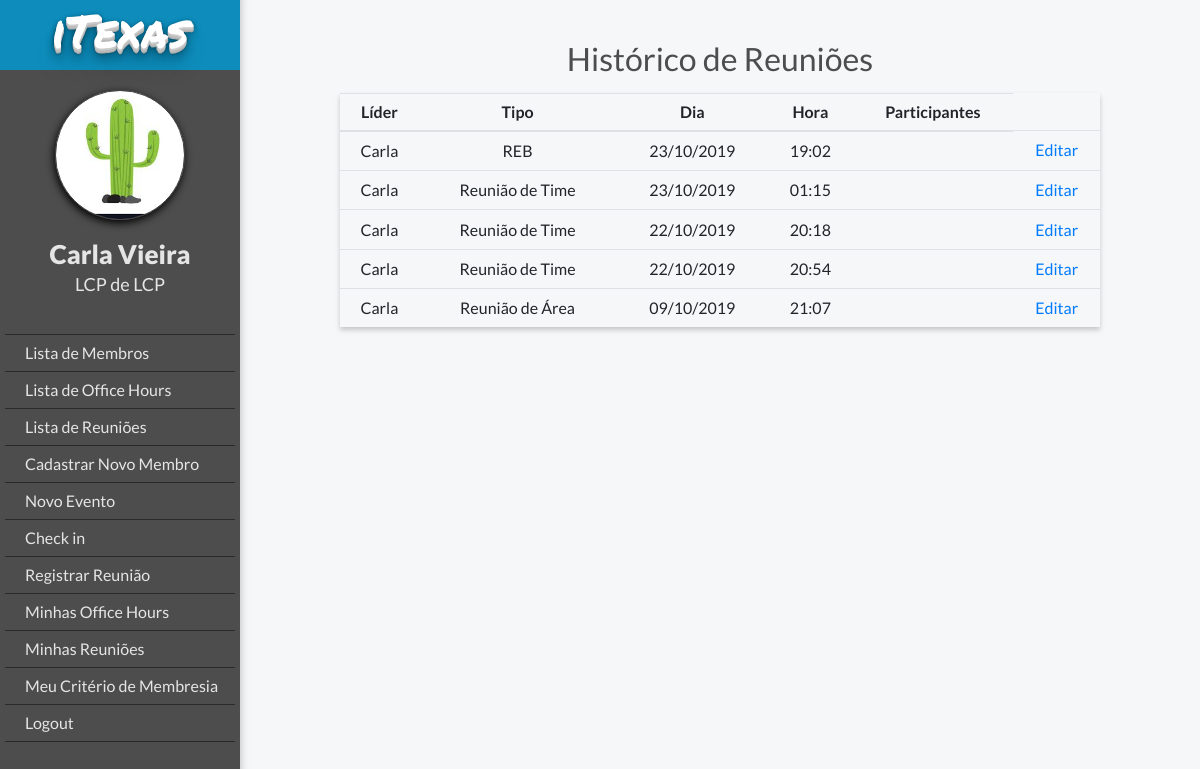
Before: /meetings/my_meetings/ (signed in) with the older database file.
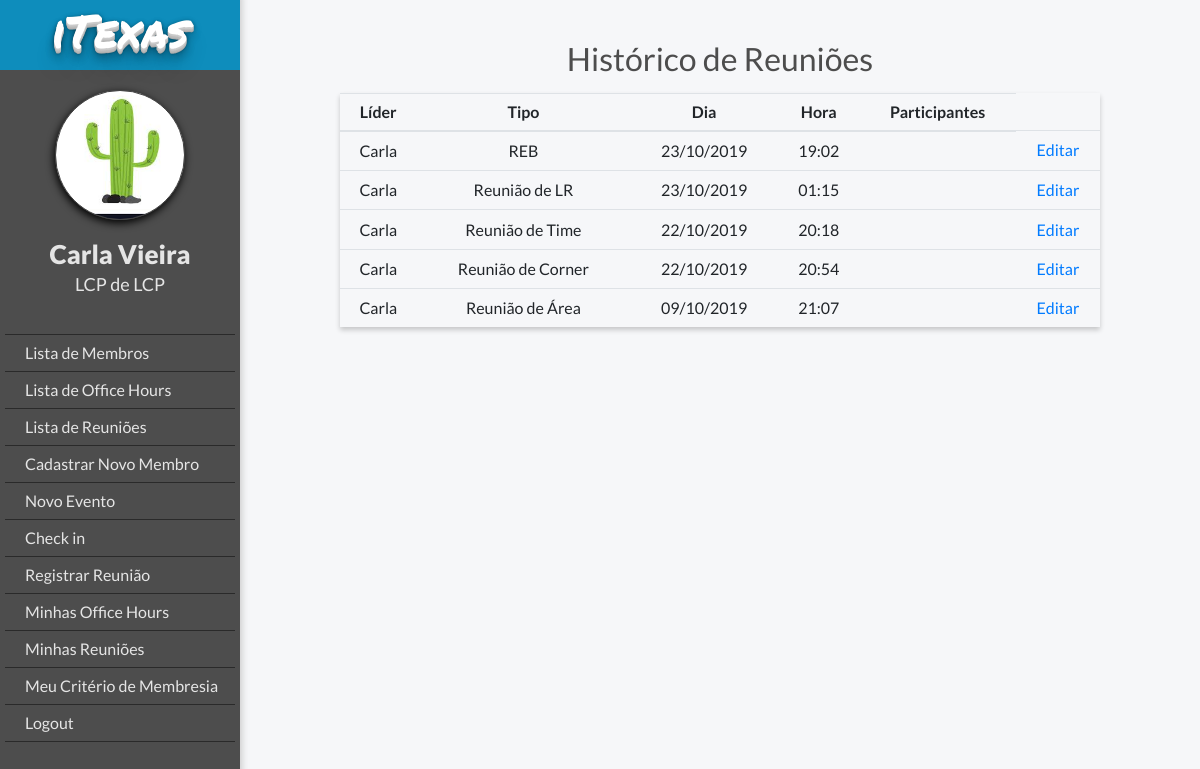
After: the same page with the newer database file.
### meetings/models.py (models this page shows, shortened)
class Meeting(models.Model):
    MEETINGS = (('REB', 'REB'), ('RA', 'Reunião de Área'), ('RT', 'Reunião de Time'), ('LR', 'Reunião de LR'),
                ('CN', 'Reunião de Corner'))
    type = models.CharField(max_length=3, choices=MEETINGS, blank=True, null=True, verbose_name='Tipo da Reunião')
    leader = models.ForeignKey(MyUser, verbose_name='Líder', on_delete=models.CASCADE)
    date = models.DateField(verbose_name='Dia', default=date.today)
    time = models.TimeField(verbose_name='Hora', default=timezone.now)

### members/models.py (models this page shows, shortened)
class MyUser(AbstractBaseUser):
    POST = (('1,', 'LCP'), ('2', 'LCVP'), ('3', 'TLB'), ('4', 'Membro'))
    DEPARTMENT = (
    ('1', 'LCP'), ('2', 'PM'), ('3', 'F&L'), ('4', 'B2C'), ('5', 'B2B'), ('6', 'OGE'), ('7', 'OGT'), ('8', 'OGV'),
    ('9', 'IGE'), ('10', 'IGT'),)
    email = models.EmailField(verbose_name='E-mail', max_length=255, unique=True)
    podio_code = models.CharField(max_length=10, verbose_name='ID do Podio', unique=True)
    first_name = models.CharField(max_length=20, verbose_name='Nome')
    last_name = models.CharField(max_length=20, verbose_name='Sobrenome')
    post = models.CharField(max_length=2, choices=POST, blank=True, null=True, verbose_name='Cargo')
    department = models.CharField(max_length=2, choices=DEPARTMENT, blank=True, null=True, verbose_name='Área')
    leader = models.ForeignKey("MyUser", blank=True, null=True, on_delete=models.SET_NULL, verbose_name='Líder')
    is_working = models.BooleanField(default=False)
    is_active = models.BooleanField(default=True, verbose_name='Está ativo')
    is_admin = models.BooleanField(default=False, verbose_name='É administrador')
    objects = MyUserManager()
    USERNAME_FIELD = 'podio_code'
    REQUIRED_FIELDS = ['email', 'first_name']

### meetings/views.py (the view)
# urls.py: path('my_meetings/', views.my_meetings, name='my_meetings'),
def my_meetings(request):
    meetings = Meeting.objects.filter(leader=request.user).order_by('-date')
    return render(request, 'meeting/my_meetings.html', {'meetings': meetings, 'request_user': request.user})

### templates/meeting/my_meetings.html
{% extends "base.html" %}
{% if user.is_authenticated %}
    {% block body_block %}
        <h2 class="title">Histórico de Reuniões</h2>
        <table class="table">
            <thead>
            <tr>
                <th class="table-column">Líder</th>
                <th class="table-column">Tipo</th>
                <th class="table-column">Dia</th>
                <th class="table-column">Hora</th>
                <th class="table-column">Participantes</th>
            </tr>
            </thead>
                <tbody>
            {% for meeting in meetings %}
                <tr>
                    <td>{{ meeting.leader.first_name }}</td>
                    <td>{{ meeting.get_type_display }}</td>
                    <td>{{ meeting.date|date:'d/m/Y' }}</td>
                    <td>{{ meeting.time|time:'H:i' }} </td>
                    <td>{{ meeting.participants.first_name }} </td>
                    <td><a href="{% url 'meeting_edit' meeting.id %}">Editar</a></td>
                </tr>
            {% endfor %}
                </tbody>
                </table>
    {% endblock %}
{% else %}
    <h2>Logar</h2>
{% endif %}

Changed rows visible on the page:
changed Meeting: type "Reunião de Time" → "Reunião de LR"
changed Meeting: type "Reunião de Time" → "Reunião de Corner"
